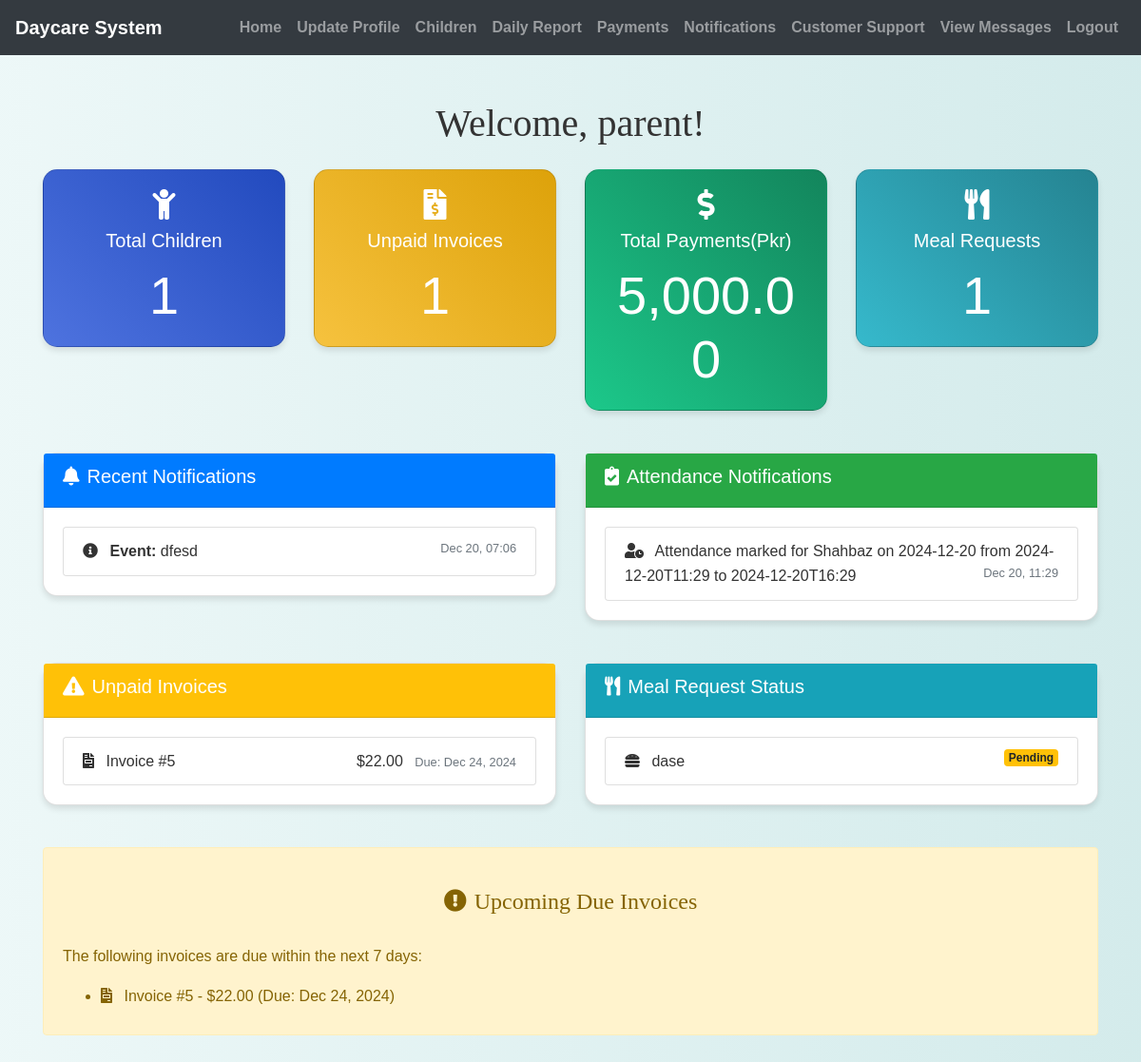
The page /home.php (signed in) on the database its author committed.
### tables this page shows
CREATE TABLE `users` (
  `id` int(11) NOT NULL,
  `username` varchar(50) NOT NULL,
  `password` varchar(255) NOT NULL,
  `email` varchar(100) NOT NULL,
  `phone` varchar(20) NOT NULL,
  `age` int(11) DEFAULT NULL,
  `full_name` varchar(255) NOT NULL,
  `bio` text DEFAULT NULL
);

CREATE TABLE `notifications` (
  `notification_id` int(11) NOT NULL,
  `message` text NOT NULL,
  `notification_type` varchar(255) NOT NULL,
  `created_at` timestamp NOT NULL DEFAULT current_timestamp()
);

CREATE TABLE `attendance_notifications` (
  `notification_id` int(11) NOT NULL,
  `child_id` int(11) DEFAULT NULL,
  `message` text DEFAULT NULL,
  `notification_time` datetime DEFAULT NULL
);

CREATE TABLE `invoices` (
  `invoice_id` int(11) NOT NULL,
  `child_id` int(11) DEFAULT NULL,
  `attendance_days` int(11) DEFAULT NULL,
  `total_amount` decimal(10,2) DEFAULT NULL,
  `due_date` date DEFAULT NULL,
  `status` enum('Paid','Unpaid') DEFAULT 'Unpaid'
);

CREATE TABLE `meal_requests` (
  `request_id` int(11) NOT NULL,
  `child_id` int(11) DEFAULT NULL,
  `meal_type` varchar(50) DEFAULT NULL,
  `meal_time` time DEFAULT NULL,
  `meal_details` text DEFAULT NULL,
  `request_date` datetime DEFAULT NULL,
  `status` enum('Pending','Approved','Rejected') DEFAULT 'Pending'
);

### home.php (the view, shortened to what this page needs)
<?php
include('config.php');
$user_id = $_SESSION["id"];
$sql = "SELECT username, full_name FROM users WHERE id = ?";
$stmt = $conn->prepare($sql);
$stmt->bind_param("i", $user_id);
$stmt->execute();
$stmt->store_result();
if ($stmt->num_rows == 1) {
    $stmt->bind_result($username, $full_name);
} else {
    header("location: index.php");
    exit;
}
$sql_children = "SELECT COUNT(*) as total_children FROM children WHERE parent_id = ?";
$stmt = $conn->prepare($sql_children);
$stmt->bind_param("i", $user_id);
$stmt->execute();
$result = $stmt->get_result();
$total_children = $result->fetch_assoc()['total_children'];
$sql_notifications = "SELECT message, notification_type, created_at FROM notifications
                      ORDER BY created_at DESC LIMIT 5";
$stmt = $conn->prepare($sql_notifications);
$stmt->execute();
$notifications = $stmt->get_result();
$sql_attendance = "SELECT an.message, an.notification_time FROM attendance_notifications an
                   JOIN children c ON an.child_id = c.child_id
                   WHERE c.parent_id = ?
                   ORDER BY an.notification_time DESC LIMIT 5";
$stmt = $conn->prepare($sql_attendance);
$stmt->bind_param("i", $user_id);
$stmt->execute();
$attendance_notifications = $stmt->get_result();
$sql_invoices = "SELECT i.invoice_id, i.total_amount, i.due_date FROM invoices i
                 JOIN children c ON i.child_id = c.child_id
                 WHERE c.parent_id = ? AND i.status = 'Unpaid'";
$stmt = $conn->prepare($sql_invoices);
$stmt->bind_param("i", $user_id);
$stmt->execute();
$unpaid_invoices = $stmt->get_result();
$sql_payments = "SELECT SUM(p.amount) as total_payments FROM payments p
                 JOIN invoices i ON p.invoice_id = i.invoice_id
                 JOIN children c ON i.child_id = c.child_id
                 WHERE c.parent_id = ?";
$stmt = $conn->prepare($sql_payments);
$stmt->bind_param("i", $user_id);
$stmt->execute();
$total_payments = $stmt->get_result()->fetch_assoc()['total_payments'];
$sql_meal_requests = "SELECT mr.meal_type, mr.status FROM meal_requests mr
                      JOIN children c ON mr.child_id = c.child_id
                      WHERE c.parent_id = ?
                      ORDER BY mr.request_date DESC LIMIT 5";
$stmt = $conn->prepare($sql_meal_requests);
$stmt->bind_param("i", $user_id);
$stmt->execute();
$meal_requests = $stmt->get_result();
$upcoming_due_invoices = [];
while ($invoice = $unpaid_invoices->fetch_assoc()) {
    $due_date = new DateTime($invoice['due_date']);
    $today = new DateTime();
    $days_until_due = $today->diff($due_date)->days;
    if ($days_until_due <= 7 && $days_until_due >= 0) {
        $upcoming_due_invoices[] = $invoice;
    }
}
?>
<!DOCTYPE html>
<html lang="en">
<head>
    <link rel="stylesheet" href="https://maxcdn.bootstrapcdn.com/bootstrap/4.5.2/css/bootstrap.min.css">
    <link rel="stylesheet" href="https://cdnjs.cloudflare.com/ajax/libs/font-awesome/5.15.1/css/all.min.css">
    <link rel="stylesheet" href="./css/style.css">
</head>
<body>
    <?php include('navbar.php'); ?>
    <div class="container mt-5">
        <h1 class="mb-4">Welcome, <?php echo htmlspecialchars($username); ?>!</h1>
        <div class="row">
            <div class="col-md-3">
                <div class="card dashboard-card bg-gradient-primary text-white">
                    <div class="card-body text-center">
                        <i class="fas fa-child card-icon"></i>
                        <h5 class="card-title">Total Children</h5>
                        <p class="card-text display-4"><?php echo $total_children; ?></p>
                    </div>
                </div>
            </div>
            <div class="col-md-3">
                <div class="card dashboard-card bg-gradient-warning text-white">
                    <div class="card-body text-center">
                        <i class="fas fa-file-invoice-dollar card-icon"></i>
                        <h5 class="card-title">Unpaid Invoices</h5>
                        <p class="card-text display-4"><?php echo $unpaid_invoices->num_rows; ?></p>
                    </div>
                </div>
            </div>
            <div class="col-md-3">
                <div class="card dashboard-card bg-gradient-success text-white">
                    <div class="card-body text-center">
                        <i class="fas fa-dollar-sign card-icon"></i>
                        <h5 class="card-title">Total Payments(Pkr)</h5>
                        <p class="card-text display-4"><?php echo number_format($total_payments, 2); ?></p>
                    </div>
                </div>
            </div>
            <div class="col-md-3">
                <div class="card dashboard-card bg-gradient-info text-white">
                    <div class="card-body text-center">
                        <i class="fas fa-utensils card-icon"></i>
                        <h5 class="card-title">Meal Requests</h5>
                        <p class="card-text display-4"><?php echo $meal_requests->num_rows; ?></p>
                    </div>
                </div>
            </div>
        </div>
        <div class="row mt-4">
            <div class="col-md-6">
                <div class="card dashboard-card">
                    <div class="card-header bg-primary text-white">
                        <h5><i class="fas fa-bell mr-2"></i>Recent Notifications</h5>
                    </div>
                    <div class="card-body notification-list">
                        <ul class="list-group">
                            <?php while ($notification = $notifications->fetch_assoc()): ?>
                                <li class="list-group-item">
                                    <i class="fas fa-info-circle mr-2"></i>
                                    <strong><?php echo htmlspecialchars($notification['notification_type']); ?>:</strong>
                                    <?php echo htmlspecialchars($notification['message']); ?>
                                    <small class="text-muted float-right"><?php echo date('M d, H:i', strtotime($notification['created_at'])); ?></small>
                                </li>
                            <?php endwhile; ?>
                        </ul>
                    </div>
                </div>
            </div>
            <div class="col-md-6">
                <div class="card dashboard-card">
                    <div class="card-header bg-success text-white">
                        <h5><i class="fas fa-clipboard-check mr-2"></i>Attendance Notifications</h5>
                    </div>
                    <div class="card-body notification-list">
                        <ul class="list-group">
                            <?php while ($attendance = $attendance_notifications->fetch_assoc()): ?>
                                <li class="list-group-item">
                                    <i class="fas fa-user-clock mr-2"></i>
                                    <?php echo htmlspecialchars($attendance['message']); ?>
                                    <small class="text-muted float-right"><?php echo date('M d, H:i', strtotime($attendance['notification_time'])); ?></small>
                                </li>
                            <?php endwhile; ?>
                        </ul>
                    </div>
                </div>
            </div>
        </div>
        <div class="row mt-4">
            <div class="col-md-6">
                <div class="card dashboard-card">
                    <div class="card-header bg-warning text-white">
                        <h5><i class="fas fa-exclamation-triangle mr-2"></i>Unpaid Invoices</h5>
                    </div>
                    <div class="card-body">
                        <ul class="list-group">
                            <?php
                            $unpaid_invoices->data_seek(0);
                            while ($invoice = $unpaid_invoices->fetch_assoc()):
                            ?>
                                <li class="list-group-item">
                                    <i class="fas fa-file-invoice mr-2"></i>
                                    Invoice #<?php echo $invoice['invoice_id']; ?>
                                    <span class="float-right">
                                        $<?php echo number_format($invoice['total_amount'], 2); ?>
                                        <small class="text-muted ml-2">Due: <?php echo date('M d, Y', strtotime($invoice['due_date'])); ?></small>
                                    </span>
                                </li>
                            <?php endwhile; ?>
                        </ul>
                    </div>
                </div>
            </div>
            <div class="col-md-6">
                <div class="card dashboard-card">
                    <div class="card-header bg-info text-white">
                        <h5><i class="fas fa-utensils mr-2"></i>Meal Request Status</h5>
                    </div>
                    <div class="card-body">
                        <ul class="list-group">
                            <?php while ($meal_request = $meal_requests->fetch_assoc()): ?>
                                <li class="list-group-item">
                                    <i class="fas fa-hamburger mr-2"></i>
                                    <?php echo htmlspecialchars($meal_request['meal_type']); ?>
                                    <span class="float-right badge badge-<?php echo $meal_request['status'] == 'Approved' ? 'success' : ($meal_request['status'] == 'Rejected' ? 'danger' : 'warning'); ?>">
                                        <?php echo $meal_request['status']; ?>
                                    </span>
                                </li>
                            <?php endwhile; ?>
                        </ul>
                    </div>
                </div>
            </div>
        </div>
        <?php if (!empty($upcoming_due_invoices)): ?>
        <div class="row mt-4">
            <div class="col-md-12">
                <div class="alert alert-warning" role="alert">
                    <h4 class="alert-heading"><i class="fas fa-exclamation-circle mr-2"></i>Upcoming Due Invoices</h4>
                    <p>The following invoices are due within the next 7 days:</p>
                    <ul>
                        <?php foreach ($upcoming_due_invoices as $invoice): ?>
                            <li>
                                <i class="fas fa-file-invoice mr-2"></i>
                                Invoice #<?php echo $invoice['invoice_id']; ?> -
                                $<?php echo number_format($invoice['total_amount'], 2); ?>
                                (Due: <?php echo date('M d, Y', strtotime($invoice['due_date'])); ?>)
                            </li>
                        <?php endforeach; ?>
                    </ul>
                </div>
            </div>
        </div>
        <?php endif; ?>
    </div>
</body>
</html>

### css/style.css (style rules this page uses)
body { background: linear-gradient(90deg, rgba(233, 246, 246, 0.831), rgba(207, 233, 233, 0.9)); font-family: 'Arial', sans-serif; color: #333; line-height: 1.6; }
h1, h2, h3, h4 { text-align: center; margin-top: 30px; margin-bottom: 30px; font-family: 'Georgia', serif; }
.container { margin-bottom: 40px; }

### home.php (style rules this page uses)
.dashboard-card { margin-bottom: 20px; border-radius: 15px; box-shadow: 0 4px 6px rgba(0, 0, 0, 0.1); transition: transform 0.3s ease-in-out; }
.notification-list { max-height: 300px; overflow-y: auto; }
.card-icon { font-size: 2rem; margin-bottom: 10px; }
.bg-gradient-primary { background: linear-gradient(45deg, #4e73df 0%, #224abe 100%); }
.bg-gradient-success { background: linear-gradient(45deg, #1cc88a 0%, #13855c 100%); }
.bg-gradient-info { background: linear-gradient(45deg, #36b9cc 0%, #258391 100%); }
.bg-gradient-warning { background: linear-gradient(45deg, #f6c23e 0%, #dda20a 100%); }

### rows shown on the page
users: username "parent"
notifications: notification_type "Event", message "dfesd", created_at "Dec 20, 07:06"
attendance_notifications: message "Attendance marked for Shahbaz on 2024-12-20 from 2024-12-20T11:29 to 2024-12-20T16:29", notification_time "Dec 20, 11:29"
invoices: invoice_id "5", total_amount "22.00", due_date "Dec 24, 2024"
meal_requests: meal_type "dase", status "Pending"

### other values the page prints
$total_children "1"
$unpaid_invoices->num_rows "1"
$total_payments "5,000.00"
$meal_requests->num_rows "1"
